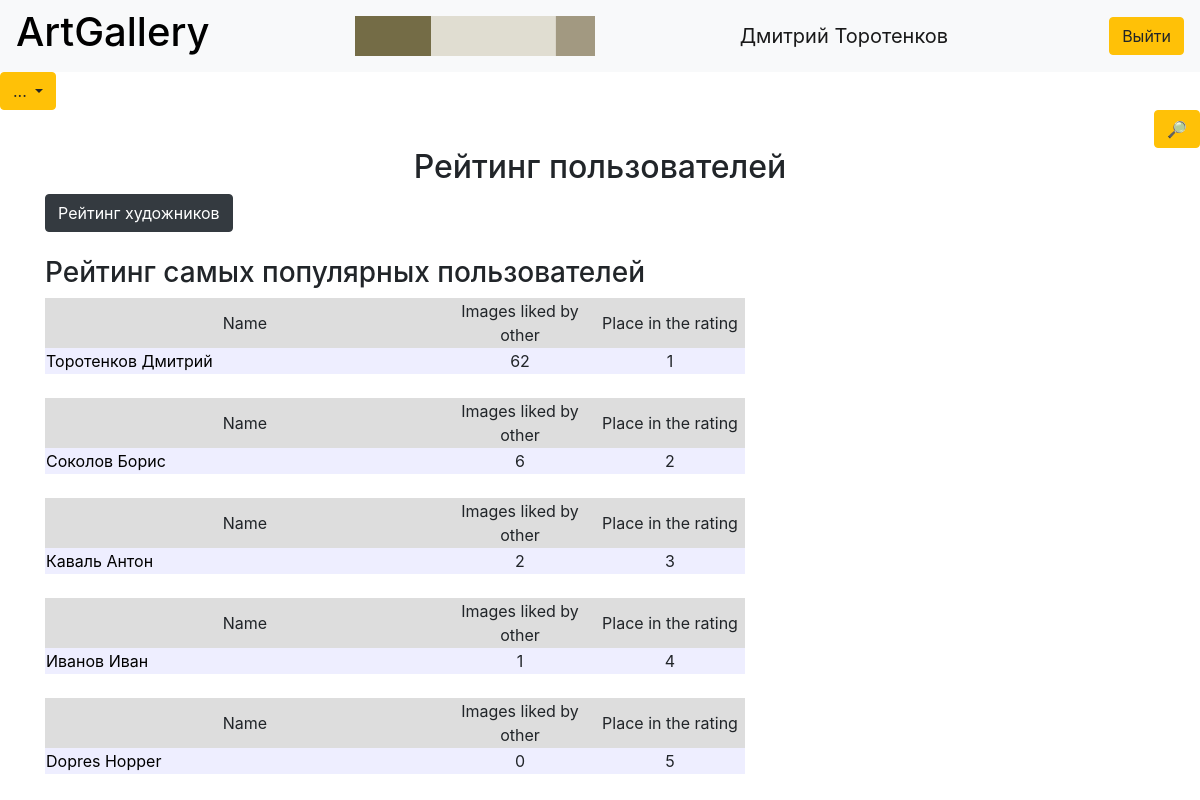
/top (signed in), run on the app's committed database.
### data/users.py (models this page shows, shortened)
class User(SqlAlchemyBase, UserMixin, SerializerMixin):
    __tablename__ = 'users'
    id = sqlalchemy.Column(sqlalchemy.Integer, primary_key=True, autoincrement=True)
    surname = sqlalchemy.Column(sqlalchemy.String, nullable=True)
    name = sqlalchemy.Column(sqlalchemy.String, nullable=True)
    email = sqlalchemy.Column(sqlalchemy.String, index=True, unique=True, nullable=True)
    favorite = sqlalchemy.Column(sqlalchemy.String, nullable=True)
    avatar = sqlalchemy.Column(sqlalchemy.String)
    pull = sqlalchemy.Column(sqlalchemy.Integer, nullable=True, default=0)
    hashed_password = sqlalchemy.Column(sqlalchemy.String, nullable=True)
    modifed_date = sqlalchemy.Column(sqlalchemy.DateTime, default=datetime.datetime.now)

### main.py (the view)
@app.route('/top')
@login_required
def users_top():
    db_sess = db_session.create_session()
    users = db_sess.query(User).all()
    list_users = []
    for user in users:
        if user.pull:
            list_users.append([user.surname + ' ' + user.name, user.pull])
        else:
            list_users.append([user.surname + ' ' + user.name, 0])
    return render_template('top.html', users=sorted(list_users, key=lambda x: x[1], reverse=True), us=users)

### data/db_session.py (called while the page is built)
def create_session() -> Session:
    global __factory
    return __factory()

### main.py (called while the page is built)
@login_manager.user_loader
def load_user(user_id):
    db_sess = db_session.create_session()
    return db_sess.query(User).get(user_id)

### templates/top.html (shortened to what this page needs)
{% extends "base.html" %}
{% block content %}
<h2 align="center">Рейтинг пользователей</h2>
{% if current_user.is_authenticated %}
<div>
    <a href="/top_of_artist" class="btn btn-dark">
            Рейтинг художников
        </a>
</div>
{% endif %}
<br>
<h3>Рейтинг самых популярных пользователей</h3>
{% for user in users %}
<div class="table_container">
    <table class="my_table">
        <tr class="my_row">
            <td class="title" width="400px" bgcolor="#dddddd" align="center">Name</td>
            <td class="title" width="150px" bgcolor="#dddddd" align="center">Images liked by other</td>
            <td class="title" width="150px" bgcolor="#dddddd" align="center">Place in the rating</td>
        </tr>
        <tr class="my_row">
            <td class="ordinary" bgcolor="#eeeeff"><a href={{'/page/' + us[loop.index - 1].name + us[loop.index - 1].surname }} style="text-decoration:none;color:black">
                {{ user[0] }}</a></td>
            <td class="ordinary" bgcolor="#eeeeff" align="center">{{ user[1] }}</td>
            <td class="ordinary" bgcolor="#eeeeff" align="center">{{ loop.index }}</td>
        </tr>
    </table>
</div>
<br>
{% endfor %}
{% endblock %}

### templates/base.html (shortened to what this page needs)
<!DOCTYPE html>
<html lang="en">
<head>
    <link rel="stylesheet" href="https://stackpath.bootstrapcdn.com/bootstrap/4.4.1/css/bootstrap.min.css"
>
</head>
<body>
<header>
    <nav class="navbar navbar-light bg-light">
        <h1><a href="/" id="title" style="text-decoration:none;color:black">ArtGallery</a></h1>
        {% if current_user.is_authenticated %}
        {% if current_user.avatar %}
        <img src={{'../static/avatars/' + current_user.avatar}} height="40px">
        {% endif %}
        <a class="navbar-brand" href={{'/page/' + current_user.name + current_user.surname }}>{{ current_user.name }} {{ current_user.surname }}</a>
        <a class="btn btn-warning" href="/logout">Выйти</a>
        {% else %}
        <p>
            <a class="btn btn-primary " href="/register">Register</a>
            <a class="btn btn-success" href="/login">Log in</a>
        </p>
        {% endif %}
    </nav>
            <div class="dropdown">
  <button class="btn btn-warning dropdown-toggle" type="button" id="dropdownMenuButton1" data-bs-toggle="dropdown" aria-expanded="false">
    ...
  </button>
</div>
    <div align="right"><a href="/search" class="btn btn-warning">
            &#128270;
        </a></div>
</header>
<main role="main" class="container">
    {% block content %}{% endblock %}
</main>
</body>
</html>

### data on the page
User: avatar (picture), name "Дмитрий", surname "Торотенков"

### other printed values
{{ user[0] }} "Торотенков Дмитрий" "Соколов Борис" "Каваль Антон" "Иванов Иван" "Dopres Hopper"
{{ user[1] }} "62" "6" "2" "1" "0"
